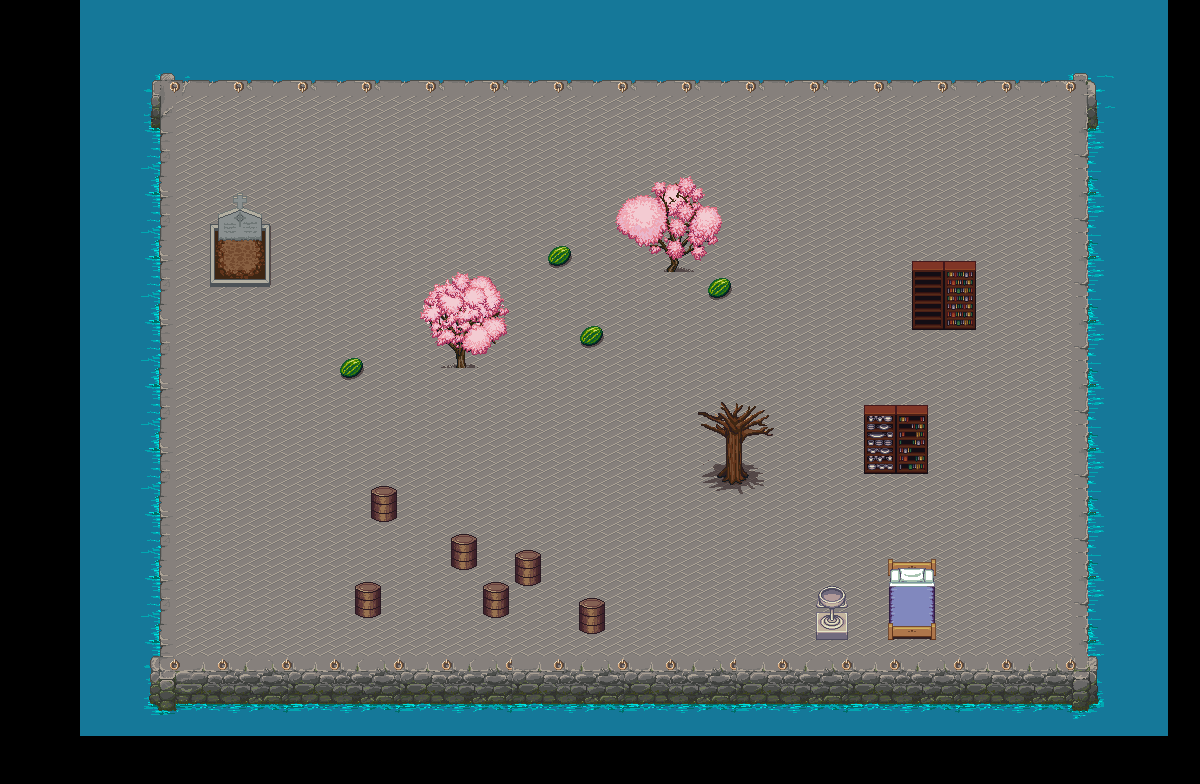

A level layout from a 2D game, rendered from its tile map. Below: a short description, then the map file with tile-grid data replaced by summaries:
An orthogonal 75x49 tile map with 16x16 px tiles, 2 tile layers (Слой тайлов 1, Слой тайлов 2) and 8 objects (camera).

<map version="1.5" tiledversion="1.7.2" orientation="orthogonal" renderorder="right-down" width="75" height="49" tilewidth="16" tileheight="16" infinite="0" nextlayerid="8" nextobjectid="26">
 <tileset firstgid="1" name="1626794363_10-kartinkin-com-p-piksel-art-taili-art-krasivo-10" tilewidth="16" tileheight="16" tilecount="4096" columns="64">
  <image source="1626794363_10-kartinkin-com-p-piksel-art-taili-art-krasivo-10.png" width="1024" height="1024" />
 </tileset>
 <layer id="1" name="Слой тайлов 1" width="75" height="49">
  <data>[3675 cells, 3128 non-empty, 105 distinct tile ids]</data>
 </layer>
 <layer id="2" name="Слой тайлов 2" width="75" height="49">
  <data>[3675 cells, 268 non-empty, 226 distinct tile ids]</data>
 </layer>
 <objectgroup id="3" name="Слой объектов 1">
  <object id="2" name="camera" x="655" y="469">
   <point />
  </object>
 </objectgroup>
 <objectgroup id="4" name="монетки">
  <object id="6" x="357" y="250">
   <point />
  </object>
  <object id="7" x="266" y="478">
   <point />
  </object>
  <object id="12" x="486" y="485">
   <point />
  </object>
  <object id="13" x="723" y="595">
   <point />
  </object>
  <object id="14" x="842" y="171">
   <point />
  </object>
  <object id="15" x="521" y="146">
   <point />
  </object>
  <object id="16" x="996" y="433">
   <point />
  </object>
 </objectgroup>
</map>
